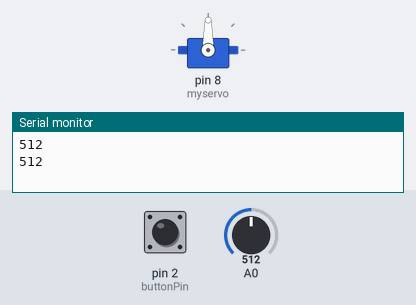
The sketch below on a simulated Arduino Uno, built with avr-gcc and run on an emulated ATmega328P. Parts: servo, the last lines printed to the serial monitor. Inputs (shaded band) come from the test bench; at power-on: A0 = 512, pin 2 (buttonPin) HIGH.

Above: at 1.8 s.
1.9 s: A0 set to 1010
At 2.15 s:
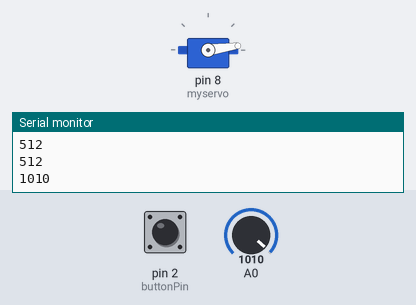
5.4 s: A0 set to 990
At 8.84 s:
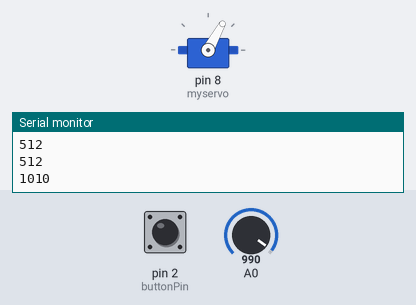
9.5 s: pin 2 (buttonPin) pulled LOW for 3.2 s
At 11.21 s:
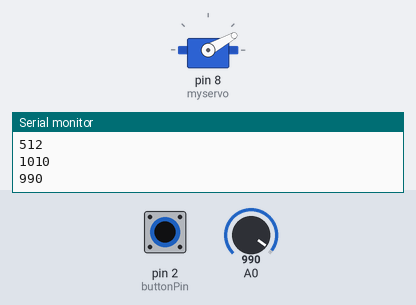
Timing chart, 0 to 20.0 s (numbered marks = the images above; inputs shaded):
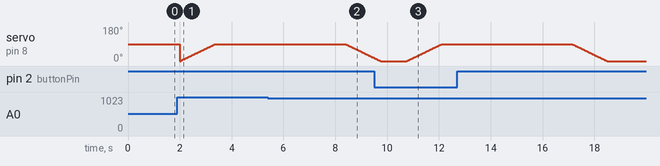

The sketch:

Arduino.ino
```cpp
#include <Servo.h>
Servo myservo; 			                          // create servo object to control a servo
const int buttonPin = 2;

int pos = 0;	 		                            // variable to store the servo position
int buttonState = 0;	                        // variable for reading the pushbutton status

void setup() {
	Serial.begin(9600);                         // attaches the servo on pin 8 to the servo object
	myservo.attach(8);                          // initialize the LED pin as an output:
	pinMode(buttonPin, INPUT);
}

void loop(){
	buttonState = digitalRead(buttonPin);
	int sensorValue = analogRead(A0);
	Serial.println(sensorValue);

	if(sensorValue>=1000){
 		for (pos = 0; pos <= 90; pos += 1) {       // goes from 0 degrees to 90 degrees
 			myservo.write(pos);                      // tell servo to go to position in variable 'pos'
 			delay(15);                               // waits 15ms for the servo to reach the position
 		}
 		delay(5000); // waits 5s for pass the car

 		for (pos = 90; pos >= 0; pos -= 1) {
 			myservo.write(pos);
 			delay(15);
 		}
 	}
	else if (buttonState == LOW) {              //When the button is pressed
 		for (pos = 0; pos <= 90; pos += 1) {
 			myservo.write(pos);
 			delay(15);
 		}
 		delay(5000);
 		for (pos = 90; pos >= 0; pos -= 1) {
 			myservo.write(pos);
 			delay(15);
 		}
	}
	delay(1000);
}
```
